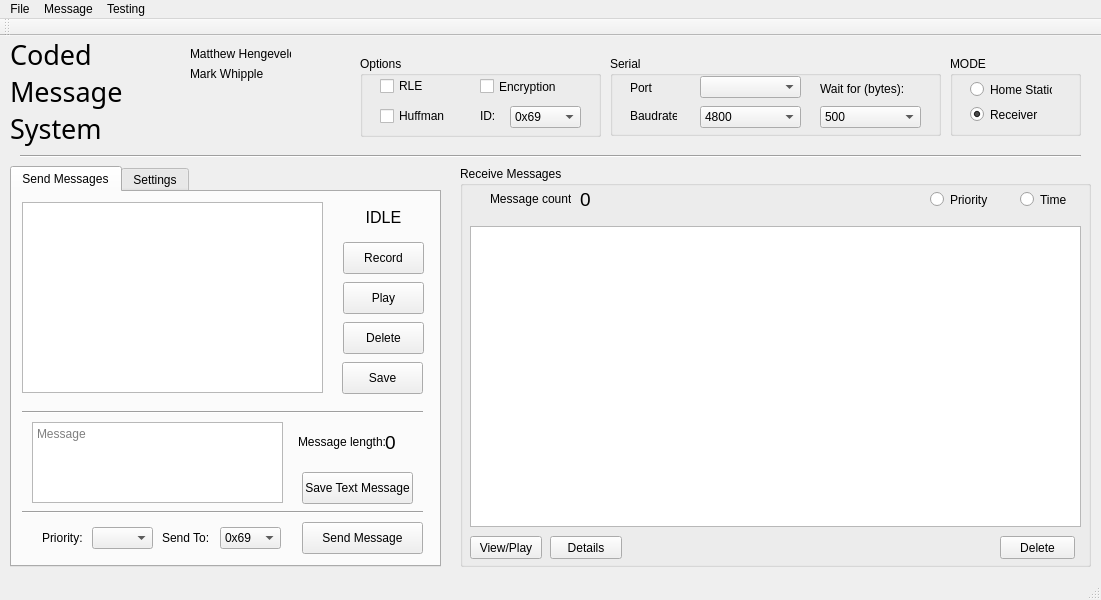
<?xml version="1.0" encoding="UTF-8"?>
<ui version="4.0">
 <class>MainWindow</class>
 <widget class="QMainWindow" name="MainWindow">
  <property name="geometry">
   <rect>
    <x>0</x>
    <y>0</y>
    <width>1101</width>
    <height>600</height>
   </rect>
  </property>
  <property name="sizePolicy">
   <sizepolicy hsizetype="Fixed" vsizetype="Fixed">
    <horstretch>0</horstretch>
    <verstretch>0</verstretch>
   </sizepolicy>
  </property>
  <property name="windowTitle">
   <string>CMS</string>
  </property>
  <widget class="QWidget" name="centralWidget">
   <widget class="QGroupBox" name="recGroup">
    <property name="enabled">
     <bool>true</bool>
    </property>
    <property name="geometry">
     <rect>
      <x>460</x>
      <y>130</y>
      <width>631</width>
      <height>401</height>
     </rect>
    </property>
    <property name="title">
     <string>Receive Messages</string>
    </property>
    <widget class="QPushButton" name="bttnRecDel">
     <property name="geometry">
      <rect>
       <x>540</x>
       <y>370</y>
       <width>75</width>
       <height>23</height>
      </rect>
     </property>
     <property name="text">
      <string>Delete</string>
     </property>
    </widget>
    <widget class="QPushButton" name="bttnRecDetails">
     <property name="geometry">
      <rect>
       <x>90</x>
       <y>370</y>
       <width>72</width>
       <height>23</height>
      </rect>
     </property>
     <property name="text">
      <string>Details</string>
     </property>
    </widget>
    <widget class="QPushButton" name="bttnRecView">
     <property name="geometry">
      <rect>
       <x>10</x>
       <y>370</y>
       <width>72</width>
       <height>23</height>
      </rect>
     </property>
     <property name="text">
      <string>View/Play</string>
     </property>
    </widget>
    <widget class="QListWidget" name="recMsgList">
     <property name="geometry">
      <rect>
       <x>10</x>
       <y>60</y>
       <width>611</width>
       <height>301</height>
      </rect>
     </property>
    </widget>
    <widget class="QLabel" name="label_15">
     <property name="geometry">
      <rect>
       <x>30</x>
       <y>25</y>
       <width>81</width>
       <height>16</height>
      </rect>
     </property>
     <property name="text">
      <string>Message count:</string>
     </property>
    </widget>
    <widget class="QLabel" name="treeCount">
     <property name="geometry">
      <rect>
       <x>120</x>
       <y>20</y>
       <width>51</width>
       <height>26</height>
      </rect>
     </property>
     <property name="font">
      <font>
       <pointsize>14</pointsize>
      </font>
     </property>
     <property name="text">
      <string>0</string>
     </property>
    </widget>
    <widget class="QRadioButton" name="timeRadioButton">
     <property name="geometry">
      <rect>
       <x>560</x>
       <y>25</y>
       <width>51</width>
       <height>17</height>
      </rect>
     </property>
     <property name="text">
      <string>Time</string>
     </property>
    </widget>
    <widget class="QRadioButton" name="priRadioButton">
     <property name="geometry">
      <rect>
       <x>470</x>
       <y>25</y>
       <width>61</width>
       <height>17</height>
      </rect>
     </property>
     <property name="text">
      <string>Priority</string>
     </property>
    </widget>
   </widget>
   <widget class="Line" name="line_2">
    <property name="geometry">
     <rect>
      <x>20</x>
      <y>110</y>
      <width>1061</width>
      <height>20</height>
     </rect>
    </property>
    <property name="orientation">
     <enum>Qt::Horizontal</enum>
    </property>
   </widget>
   <widget class="QLabel" name="label">
    <property name="geometry">
     <rect>
      <x>10</x>
      <y>0</y>
      <width>151</width>
      <height>111</height>
     </rect>
    </property>
    <property name="font">
     <font>
      <family>Arial Black</family>
      <pointsize>20</pointsize>
     </font>
    </property>
    <property name="text">
     <string>Coded Message System</string>
    </property>
    <property name="textFormat">
     <enum>Qt::RichText</enum>
    </property>
    <property name="wordWrap">
     <bool>true</bool>
    </property>
   </widget>
   <widget class="QLabel" name="label_2">
    <property name="geometry">
     <rect>
      <x>190</x>
      <y>10</y>
      <width>101</width>
      <height>16</height>
     </rect>
    </property>
    <property name="text">
     <string>Matthew Hengeveld</string>
    </property>
   </widget>
   <widget class="QLabel" name="label_3">
    <property name="geometry">
     <rect>
      <x>190</x>
      <y>30</y>
      <width>101</width>
      <height>16</height>
     </rect>
    </property>
    <property name="text">
     <string>Mark Whipple</string>
    </property>
   </widget>
   <widget class="QGroupBox" name="modeGroup">
    <property name="geometry">
     <rect>
      <x>950</x>
      <y>20</y>
      <width>131</width>
      <height>80</height>
     </rect>
    </property>
    <property name="title">
     <string>MODE</string>
    </property>
    <widget class="QRadioButton" name="radioHome">
     <property name="geometry">
      <rect>
       <x>20</x>
       <y>25</y>
       <width>82</width>
       <height>17</height>
      </rect>
     </property>
     <property name="text">
      <string>Home Station</string>
     </property>
    </widget>
    <widget class="QRadioButton" name="radioRec">
     <property name="geometry">
      <rect>
       <x>20</x>
       <y>50</y>
       <width>82</width>
       <height>17</height>
      </rect>
     </property>
     <property name="text">
      <string>Receiver</string>
     </property>
     <property name="checked">
      <bool>true</bool>
     </property>
    </widget>
   </widget>
   <widget class="QTabWidget" name="sendTabWidget">
    <property name="geometry">
     <rect>
      <x>10</x>
      <y>130</y>
      <width>431</width>
      <height>401</height>
     </rect>
    </property>
    <property name="currentIndex">
     <number>0</number>
    </property>
    <widget class="QWidget" name="sendTab">
     <attribute name="title">
      <string>Send Messages</string>
     </attribute>
     <widget class="QPushButton" name="bttnSaveText">
      <property name="geometry">
       <rect>
        <x>290</x>
        <y>280</y>
        <width>111</width>
        <height>32</height>
       </rect>
      </property>
      <property name="text">
       <string>Save Text Message</string>
      </property>
     </widget>
     <widget class="QTextEdit" name="textMsg">
      <property name="geometry">
       <rect>
        <x>20</x>
        <y>230</y>
        <width>251</width>
        <height>81</height>
       </rect>
      </property>
      <property name="frameShape">
       <enum>QFrame::StyledPanel</enum>
      </property>
      <property name="acceptRichText">
       <bool>false</bool>
      </property>
      <property name="placeholderText">
       <string>Message</string>
      </property>
     </widget>
     <widget class="QListWidget" name="sendRecList">
      <property name="geometry">
       <rect>
        <x>10</x>
        <y>10</y>
        <width>301</width>
        <height>191</height>
       </rect>
      </property>
     </widget>
     <widget class="QPushButton" name="bttnSendMsg">
      <property name="geometry">
       <rect>
        <x>290</x>
        <y>330</y>
        <width>121</width>
        <height>32</height>
       </rect>
      </property>
      <property name="text">
       <string>Send Message</string>
      </property>
     </widget>
     <widget class="QPushButton" name="bttnAudioDel">
      <property name="geometry">
       <rect>
        <x>331</x>
        <y>130</y>
        <width>81</width>
        <height>32</height>
       </rect>
      </property>
      <property name="text">
       <string>Delete</string>
      </property>
     </widget>
     <widget class="QPushButton" name="bttnAudioPlay">
      <property name="geometry">
       <rect>
        <x>331</x>
        <y>90</y>
        <width>81</width>
        <height>32</height>
       </rect>
      </property>
      <property name="text">
       <string>Play</string>
      </property>
     </widget>
     <widget class="QPushButton" name="bttnAudioRec">
      <property name="geometry">
       <rect>
        <x>331</x>
        <y>50</y>
        <width>81</width>
        <height>32</height>
       </rect>
      </property>
      <property name="text">
       <string>Record</string>
      </property>
     </widget>
     <widget class="QLabel" name="recSign">
      <property name="geometry">
       <rect>
        <x>321</x>
        <y>10</y>
        <width>101</width>
        <height>31</height>
       </rect>
      </property>
      <property name="font">
       <font>
        <pointsize>12</pointsize>
       </font>
      </property>
      <property name="text">
       <string>IDLE</string>
      </property>
      <property name="alignment">
       <set>Qt::AlignCenter</set>
      </property>
     </widget>
     <widget class="Line" name="line">
      <property name="geometry">
       <rect>
        <x>10</x>
        <y>310</y>
        <width>401</width>
        <height>20</height>
       </rect>
      </property>
      <property name="orientation">
       <enum>Qt::Horizontal</enum>
      </property>
     </widget>
     <widget class="Line" name="line_3">
      <property name="geometry">
       <rect>
        <x>10</x>
        <y>210</y>
        <width>401</width>
        <height>20</height>
       </rect>
      </property>
      <property name="orientation">
       <enum>Qt::Horizontal</enum>
      </property>
     </widget>
     <widget class="QPushButton" name="bttnSave">
      <property name="geometry">
       <rect>
        <x>330</x>
        <y>170</y>
        <width>81</width>
        <height>32</height>
       </rect>
      </property>
      <property name="text">
       <string>Save</string>
      </property>
     </widget>
     <widget class="QComboBox" name="sIDBox">
      <property name="geometry">
       <rect>
        <x>208</x>
        <y>335</y>
        <width>61</width>
        <height>22</height>
       </rect>
      </property>
      <item>
       <property name="text">
        <string>0x69</string>
       </property>
      </item>
      <item>
       <property name="text">
        <string>0x42</string>
       </property>
      </item>
      <item>
       <property name="text">
        <string>Broadcast</string>
       </property>
      </item>
     </widget>
     <widget class="QLabel" name="label_12">
      <property name="geometry">
       <rect>
        <x>150</x>
        <y>338</y>
        <width>51</width>
        <height>16</height>
       </rect>
      </property>
      <property name="text">
       <string>Send To:</string>
      </property>
     </widget>
     <widget class="QLabel" name="label_14">
      <property name="geometry">
       <rect>
        <x>30</x>
        <y>338</y>
        <width>51</width>
        <height>16</height>
       </rect>
      </property>
      <property name="text">
       <string>Priority:</string>
      </property>
     </widget>
     <widget class="QComboBox" name="sPriorityBox">
      <property name="geometry">
       <rect>
        <x>80</x>
        <y>335</y>
        <width>61</width>
        <height>22</height>
       </rect>
      </property>
     </widget>
     <widget class="QLabel" name="label_16">
      <property name="geometry">
       <rect>
        <x>286</x>
        <y>240</y>
        <width>91</width>
        <height>20</height>
       </rect>
      </property>
      <property name="text">
       <string>Message length:</string>
      </property>
     </widget>
     <widget class="QLabel" name="sendMsgCount">
      <property name="geometry">
       <rect>
        <x>373</x>
        <y>237</y>
        <width>31</width>
        <height>26</height>
       </rect>
      </property>
      <property name="font">
       <font>
        <pointsize>14</pointsize>
       </font>
      </property>
      <property name="text">
       <string>0</string>
      </property>
     </widget>
    </widget>
    <widget class="QWidget" name="setTab">
     <attribute name="title">
      <string>Settings</string>
     </attribute>
     <widget class="QSlider" name="recLenSlider">
      <property name="geometry">
       <rect>
        <x>30</x>
        <y>70</y>
        <width>361</width>
        <height>31</height>
       </rect>
      </property>
      <property name="minimum">
       <number>1</number>
      </property>
      <property name="maximum">
       <number>10</number>
      </property>
      <property name="pageStep">
       <number>1</number>
      </property>
      <property name="orientation">
       <enum>Qt::Horizontal</enum>
      </property>
      <property name="tickPosition">
       <enum>QSlider::TicksBelow</enum>
      </property>
      <property name="tickInterval">
       <number>1</number>
      </property>
     </widget>
     <widget class="QComboBox" name="recBitrateBox">
      <property name="geometry">
       <rect>
        <x>170</x>
        <y>180</y>
        <width>221</width>
        <height>30</height>
       </rect>
      </property>
      <property name="font">
       <font>
        <pointsize>12</pointsize>
       </font>
      </property>
      <item>
       <property name="text">
        <string>8 bps</string>
       </property>
      </item>
      <item>
       <property name="text">
        <string>16 bps</string>
       </property>
      </item>
     </widget>
     <widget class="QComboBox" name="recSamRateBox">
      <property name="geometry">
       <rect>
        <x>170</x>
        <y>240</y>
        <width>221</width>
        <height>30</height>
       </rect>
      </property>
      <property name="font">
       <font>
        <pointsize>12</pointsize>
       </font>
      </property>
      <item>
       <property name="text">
        <string>4000 Hz</string>
       </property>
      </item>
      <item>
       <property name="text">
        <string>8000 Hz</string>
       </property>
      </item>
      <item>
       <property name="text">
        <string>16000 Hz</string>
       </property>
      </item>
     </widget>
     <widget class="QLabel" name="label_4">
      <property name="geometry">
       <rect>
        <x>30</x>
        <y>240</y>
        <width>111</width>
        <height>30</height>
       </rect>
      </property>
      <property name="font">
       <font>
        <pointsize>12</pointsize>
       </font>
      </property>
      <property name="text">
       <string>Sample Rate</string>
      </property>
     </widget>
     <widget class="QLabel" name="label_5">
      <property name="geometry">
       <rect>
        <x>30</x>
        <y>180</y>
        <width>71</width>
        <height>30</height>
       </rect>
      </property>
      <property name="font">
       <font>
        <pointsize>12</pointsize>
       </font>
      </property>
      <property name="text">
       <string>Bitrate</string>
      </property>
     </widget>
     <widget class="QLabel" name="label_6">
      <property name="geometry">
       <rect>
        <x>30</x>
        <y>30</y>
        <width>211</width>
        <height>28</height>
       </rect>
      </property>
      <property name="font">
       <font>
        <pointsize>12</pointsize>
       </font>
      </property>
      <property name="text">
       <string>Recording Length (seconds):</string>
      </property>
     </widget>
     <widget class="QLabel" name="label_7">
      <property name="geometry">
       <rect>
        <x>30</x>
        <y>110</y>
        <width>47</width>
        <height>21</height>
       </rect>
      </property>
      <property name="font">
       <font>
        <family>Arial</family>
        <pointsize>14</pointsize>
        <weight>75</weight>
        <bold>true</bold>
       </font>
      </property>
      <property name="text">
       <string>1</string>
      </property>
     </widget>
     <widget class="QLabel" name="label_8">
      <property name="geometry">
       <rect>
        <x>340</x>
        <y>110</y>
        <width>47</width>
        <height>21</height>
       </rect>
      </property>
      <property name="font">
       <font>
        <family>Arial</family>
        <pointsize>14</pointsize>
        <weight>75</weight>
        <bold>true</bold>
       </font>
      </property>
      <property name="text">
       <string>10</string>
      </property>
      <property name="alignment">
       <set>Qt::AlignRight|Qt::AlignTrailing|Qt::AlignVCenter</set>
      </property>
     </widget>
     <widget class="QLabel" name="recLenLabel">
      <property name="geometry">
       <rect>
        <x>250</x>
        <y>33</y>
        <width>47</width>
        <height>26</height>
       </rect>
      </property>
      <property name="font">
       <font>
        <family>Arial</family>
        <pointsize>14</pointsize>
        <weight>75</weight>
        <bold>true</bold>
       </font>
      </property>
      <property name="text">
       <string>1</string>
      </property>
     </widget>
    </widget>
   </widget>
   <widget class="QGroupBox" name="groupBox">
    <property name="geometry">
     <rect>
      <x>610</x>
      <y>20</y>
      <width>331</width>
      <height>80</height>
     </rect>
    </property>
    <property name="title">
     <string>Serial</string>
    </property>
    <widget class="QLabel" name="label_9">
     <property name="geometry">
      <rect>
       <x>20</x>
       <y>25</y>
       <width>47</width>
       <height>13</height>
      </rect>
     </property>
     <property name="text">
      <string>Port</string>
     </property>
    </widget>
    <widget class="QLabel" name="label_10">
     <property name="geometry">
      <rect>
       <x>20</x>
       <y>53</y>
       <width>47</width>
       <height>13</height>
      </rect>
     </property>
     <property name="text">
      <string>Baudrate</string>
     </property>
    </widget>
    <widget class="QComboBox" name="serialPortDropbox">
     <property name="geometry">
      <rect>
       <x>90</x>
       <y>20</y>
       <width>101</width>
       <height>22</height>
      </rect>
     </property>
    </widget>
    <widget class="QComboBox" name="baudrateDropbox">
     <property name="geometry">
      <rect>
       <x>90</x>
       <y>50</y>
       <width>101</width>
       <height>22</height>
      </rect>
     </property>
     <item>
      <property name="text">
       <string>4800</string>
      </property>
     </item>
     <item>
      <property name="text">
       <string>9600</string>
      </property>
     </item>
     <item>
      <property name="text">
       <string>19200</string>
      </property>
     </item>
     <item>
      <property name="text">
       <string>38400</string>
      </property>
     </item>
     <item>
      <property name="text">
       <string>57600</string>
      </property>
     </item>
     <item>
      <property name="text">
       <string>115200</string>
      </property>
     </item>
    </widget>
    <widget class="QComboBox" name="timeoutDropbox">
     <property name="geometry">
      <rect>
       <x>210</x>
       <y>50</y>
       <width>101</width>
       <height>22</height>
      </rect>
     </property>
     <item>
      <property name="text">
       <string>500</string>
      </property>
     </item>
     <item>
      <property name="text">
       <string>1000</string>
      </property>
     </item>
     <item>
      <property name="text">
       <string>1500</string>
      </property>
     </item>
     <item>
      <property name="text">
       <string>2000</string>
      </property>
     </item>
     <item>
      <property name="text">
       <string>2500</string>
      </property>
     </item>
     <item>
      <property name="text">
       <string>3000</string>
      </property>
     </item>
    </widget>
    <widget class="QLabel" name="label_11">
     <property name="geometry">
      <rect>
       <x>210</x>
       <y>25</y>
       <width>91</width>
       <height>16</height>
      </rect>
     </property>
     <property name="text">
      <string>Wait for (bytes):</string>
     </property>
    </widget>
   </widget>
   <widget class="QGroupBox" name="groupBox_2">
    <property name="geometry">
     <rect>
      <x>360</x>
      <y>20</y>
      <width>241</width>
      <height>81</height>
     </rect>
    </property>
    <property name="title">
     <string>Options</string>
    </property>
    <widget class="QCheckBox" name="enEncrypt">
     <property name="geometry">
      <rect>
       <x>120</x>
       <y>20</y>
       <width>91</width>
       <height>21</height>
      </rect>
     </property>
     <property name="text">
      <string>Encryption</string>
     </property>
    </widget>
    <widget class="QCheckBox" name="HuffCheck">
     <property name="geometry">
      <rect>
       <x>20</x>
       <y>50</y>
       <width>71</width>
       <height>20</height>
      </rect>
     </property>
     <property name="text">
      <string>Huffman</string>
     </property>
    </widget>
    <widget class="QComboBox" name="IDBox">
     <property name="geometry">
      <rect>
       <x>150</x>
       <y>50</y>
       <width>71</width>
       <height>22</height>
      </rect>
     </property>
     <item>
      <property name="text">
       <string>0x69</string>
      </property>
     </item>
     <item>
      <property name="text">
       <string>0xAA</string>
      </property>
     </item>
     <item>
      <property name="text">
       <string>0x25</string>
      </property>
     </item>
     <item>
      <property name="text">
       <string>0x43</string>
      </property>
     </item>
    </widget>
    <widget class="QLabel" name="label_13">
     <property name="geometry">
      <rect>
       <x>120</x>
       <y>50</y>
       <width>31</width>
       <height>20</height>
      </rect>
     </property>
     <property name="text">
      <string>ID:</string>
     </property>
    </widget>
    <widget class="QCheckBox" name="RELcheck">
     <property name="geometry">
      <rect>
       <x>20</x>
       <y>20</y>
       <width>71</width>
       <height>20</height>
      </rect>
     </property>
     <property name="text">
      <string>RLE</string>
     </property>
    </widget>
   </widget>
  </widget>
  <widget class="QMenuBar" name="menuBar">
   <property name="geometry">
    <rect>
     <x>0</x>
     <y>0</y>
     <width>1101</width>
     <height>21</height>
    </rect>
   </property>
   <widget class="QMenu" name="menuCMS">
    <property name="title">
     <string>File</string>
    </property>
    <addaction name="actionHome_Station_Mode"/>
    <addaction name="actionReceiver_Mode"/>
    <addaction name="separator"/>
    <addaction name="actionExit"/>
   </widget>
   <widget class="QMenu" name="menuMessage">
    <property name="title">
     <string>Message</string>
    </property>
    <addaction name="actionSend_Audio_Message"/>
    <addaction name="separator"/>
    <addaction name="actionPlay_Audio"/>
    <addaction name="actionRecord_Audio"/>
    <addaction name="actionDelete_Audio"/>
    <addaction name="separator"/>
    <addaction name="actionSend_Text_Message"/>
    <addaction name="separator"/>
    <addaction name="actionView_Play_Message"/>
    <addaction name="actionMessage_Details"/>
    <addaction name="actionDelete_Message"/>
   </widget>
   <widget class="QMenu" name="menuTesting">
    <property name="title">
     <string>Testing</string>
    </property>
    <addaction name="actionBER_Test"/>
   </widget>
   <addaction name="menuCMS"/>
   <addaction name="menuMessage"/>
   <addaction name="menuTesting"/>
  </widget>
  <widget class="QToolBar" name="mainToolBar">
   <attribute name="toolBarArea">
    <enum>TopToolBarArea</enum>
   </attribute>
   <attribute name="toolBarBreak">
    <bool>false</bool>
   </attribute>
  </widget>
  <widget class="QStatusBar" name="statusBar"/>
  <action name="actionExit">
   <property name="text">
    <string>Exit</string>
   </property>
  </action>
  <action name="actionRecord_Audio">
   <property name="text">
    <string>Record Audio</string>
   </property>
  </action>
  <action name="actionPlay_Audio">
   <property name="text">
    <string>Play Audio</string>
   </property>
  </action>
  <action name="actionSend_Audio_Message">
   <property name="text">
    <string>Send Audio Message</string>
   </property>
  </action>
  <action name="actionSend_Text_Message">
   <property name="text">
    <string>Send Text Message</string>
   </property>
  </action>
  <action name="actionView_Play_Message">
   <property name="text">
    <string>View/Play Message</string>
   </property>
  </action>
  <action name="actionMessage_Details">
   <property name="text">
    <string>Message Details</string>
   </property>
  </action>
  <action name="actionDelete_Message">
   <property name="text">
    <string>Delete Message</string>
   </property>
  </action>
  <action name="actionHome_Station_Mode">
   <property name="text">
    <string>Home Station Mode</string>
   </property>
  </action>
  <action name="actionReceiver_Mode">
   <property name="text">
    <string>Receiver Mode</string>
   </property>
  </action>
  <action name="actionDelete_Audio">
   <property name="text">
    <string>Delete Audio</string>
   </property>
  </action>
  <action name="actionBER_Test">
   <property name="text">
    <string>BER Test</string>
   </property>
  </action>
 </widget>
 <layoutdefault spacing="6" margin="11"/>
 <resources/>
 <connections/>
</ui>
